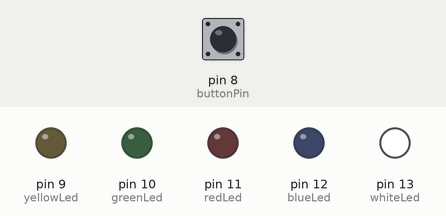
A sketch run on a simulated Arduino Uno, built with avr-gcc and run on an emulated ATmega328P. Parts: output pins drawn as LEDs (lit = HIGH). Inputs (shaded band) come from the test bench; at power-on: pin 8 (buttonPin) LOW.

Above: at 1.2 s.
1.3 s: pin 8 (buttonPin) pulled HIGH for 0.15 s
At 2.6 s:
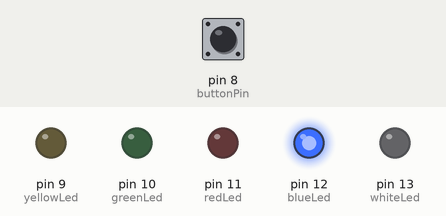
2.9 s: pin 8 (buttonPin) pulled HIGH for 1 s
At 5.1 s:
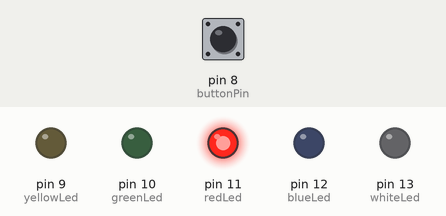
5.4 s: pin 8 (buttonPin) pulled HIGH for 0.15 s
At 5.9 s:
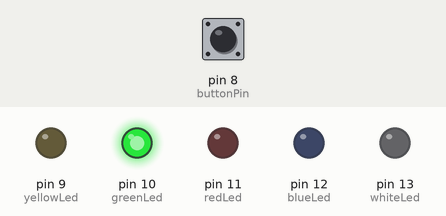
7.0 s: pin 8 (buttonPin) pulled HIGH for 3.2 s
At 11.2 s:
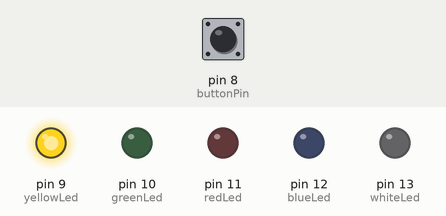
11.7 s: pin 8 (buttonPin) pulled HIGH for 0.15 s
At 13.1 s:
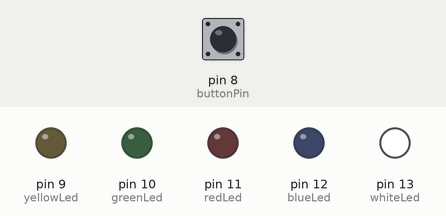
Timing chart, 0 to 14.3 s (numbered marks = the images above; inputs shaded):
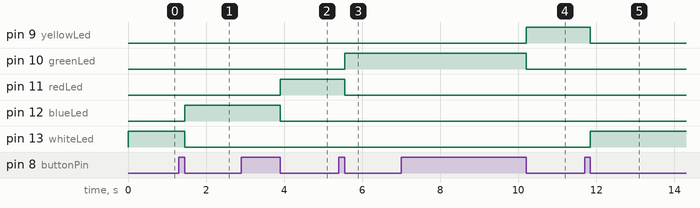

The sketch:

pressandlightup.ino
```cpp
int whiteLed = 13;
int blueLed = 12;
int redLed = 11;
int greenLed = 10;
int yellowLed = 9;
int buttonPin = 8;
int buttonState = LOW;

void setup() {
  Serial.begin(9600);
  while (!Serial);
  pinMode(buttonPin, INPUT);
  pinMode(whiteLed, OUTPUT);
  pinMode(blueLed, OUTPUT);
  pinMode(redLed, OUTPUT);
  pinMode(greenLed, OUTPUT);
  pinMode(yellowLed, OUTPUT);
}

void loop() {
  ledOn(whiteLed);
  buttonWait();
  ledOff(whiteLed);
  ledOn(blueLed);
  buttonWait();
  ledOff(blueLed);
  ledOn(redLed);
  buttonWait();
  ledOff(redLed);
  ledOn(greenLed);
  buttonWait();
  ledOff(greenLed);
  ledOn(yellowLed);
  buttonWait();
  ledOff(yellowLed);
}

void ledOn (int led){
  digitalWrite(led,HIGH);
}

void ledOff (int led){
  digitalWrite(led,LOW);
}

void buttonWait (){
    while (!buttonState) {
    buttonState = digitalRead(buttonPin);
    //delay(1);
  }
  while (buttonState) {
    buttonState = digitalRead(buttonPin);
    delay(1);
  }
  buttonState = LOW;
}
```

Measured:
- after the input at 1.3 s, pin 12 (blueLed): LOW → HIGH after 0.15 s; pin 13 (whiteLed): HIGH → LOW after 0.15 s
- after the input at 2.9 s, pin 11 (redLed): LOW → HIGH after 1.0 s; pin 12 (blueLed): HIGH → LOW after 1.0 s
- after the input at 5.4 s, pin 10 (greenLed): LOW → HIGH after 0.15 s; pin 11 (redLed): HIGH → LOW after 0.15 s
- after the input at 7.0 s, pin 9 (yellowLed): LOW → HIGH after 3.2 s; pin 10 (greenLed): HIGH → LOW after 3.2 s
- after the input at 11.7 s, pin 9 (yellowLed): HIGH → LOW after 0.15 s; pin 13 (whiteLed): LOW → HIGH after 0.15 s
